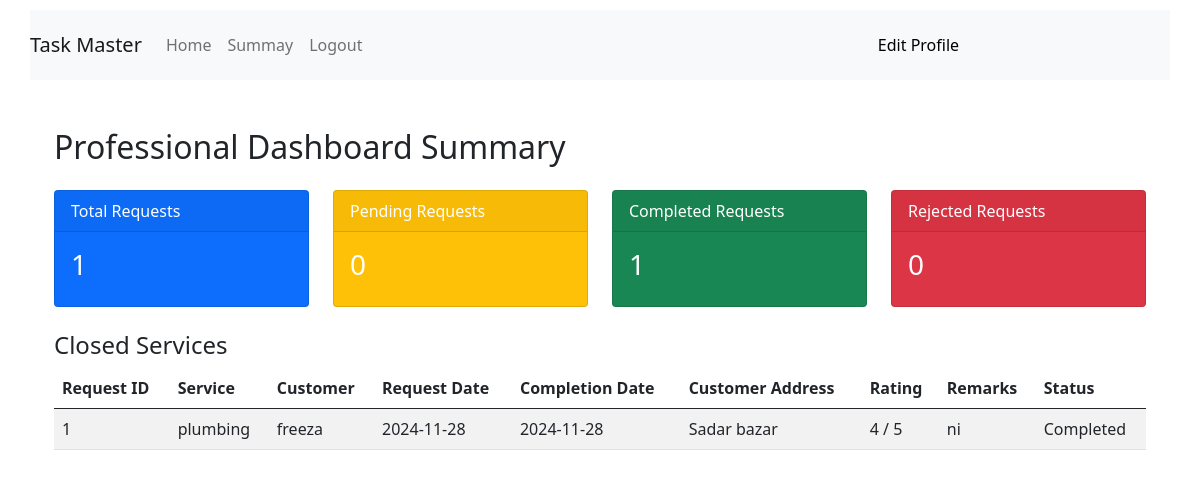
Page /professional_dashboard/professional_summary (signed in) on the committed database.
### backend/models.py (models this page shows)
class Service_request(db.Model):
    __tablename__="service_request"
    id=db.Column(db.Integer,primary_key=True)
    service_id=db.Column(db.Integer,db.ForeignKey("service.id"),nullable=False)
    costumer_id=db.Column(db.Integer,db.ForeignKey("costumer.id"),nullable=False)
    professional_id=db.Column(db.Integer,db.ForeignKey("professional.id"),nullable=False)
    date_of_request=db.Column(db.Date,nullable=False)
    preferred_date=db.Column(db.Date)
    date_of_completion=db.Column(db.Date)
    status=db.Column(db.String,nullable=False,default='Requested')
    remarks=db.Column(db.String)
    rating=db.Column(db.Integer)
    review=db.Column(db.String)

class Service(db.Model):
    __tablename__="service"
    id=db.Column(db.Integer,primary_key=True)
    name=db.Column(db.String,nullable=False)
    price=db.Column(db.String,nullable=False)
    time_required=db.Column(db.String,nullable=False)
    Description=db.Column(db.String)
    Service_request=db.relationship("Service_request",backref="service",lazy=True)

class Costumer(db.Model):
    __tablename__="costumer"
    id=db.Column(db.Integer,primary_key=True)
    email=db.Column(db.String,nullable=False,unique=True)
    full_name=db.Column(db.String,nullable=False)
    password=db.Column(db.String,nullable=False)
    pincode=db.Column(db.String,nullable=False)
    Address=db.Column(db.String)
    role=db.Column(db.Integer,nullable=False,default=1)
    is_blocked = db.Column(db.Boolean, default=False)
    Service_request=db.relationship("Service_request",backref="costumer",lazy=True)

### backend/controllers.py (the view)
@app.route('/professional_dashboard/professional_summary')
def professional_summary():
    service_requests = Service_request.query.filter_by(
        professional_id=session['professional_id']
    ).all()
    request_summary = {
        'total': Service_request.query.filter_by(professional_id=session['professional_id']).count(),
        'pending': Service_request.query.filter_by(professional_id=session['professional_id'], status='Accepted').count(),
        'completed': Service_request.query.filter_by(professional_id=session['professional_id'], status='Completed').count(),
        'rejected': Service_request.query.filter_by(professional_id=session['professional_id'], status='Rejected').count()
    }
    return render_template('/professional/professional_summary.html',service_requests=service_requests,request_summary=request_summary)

### templates/professional/professional_summary.html (shortened to what this page needs)
{% extends 'layout2.html' %}
{%block content%}
    <div class="container mt-5">
        <h2 class="mb-4">Professional Dashboard Summary</h2>
        <div class="row">
            <div class="col-md-3 mb-4">
                <div class="card text-white bg-primary">
                    <div class="card-header">Total Requests</div>
                    <div class="card-body">
                        <h3 class="card-title">{{ request_summary.total }}</h3>
                    </div>
                </div>
            </div>
            <div class="col-md-3 mb-4">
                <div class="card text-white bg-warning">
                    <div class="card-header">Pending Requests</div>
                    <div class="card-body">
                        <h3 class="card-title">{{ request_summary.pending }}</h3>
                    </div>
                </div>
            </div>
            <div class="col-md-3 mb-4">
                <div class="card text-white bg-success">
                    <div class="card-header">Completed Requests</div>
                    <div class="card-body">
                        <h3 class="card-title">{{ request_summary.completed }}</h3>
                    </div>
                </div>
            </div>
            <div class="col-md-3 mb-4">
                <div class="card text-white bg-danger">
                    <div class="card-header">Rejected Requests</div>
                    <div class="card-body">
                        <h3 class="card-title">{{ request_summary.rejected }}</h3>
                    </div>
                </div>
            </div>
        </div>
        <h4>Closed Services</h4>
        <table class="table table-striped">
            <thead>
                <tr>
                    <th>Request ID</th>
                    <th>Service</th>
                    <th>Customer</th>
                    <th>Request Date</th>
                    <th>Completion Date</th>
                    <th>Customer Address</th>
                    <th>Rating</th>
                    <th>Remarks</th>
                    <th>Status</th>
                </tr>
            </thead>
            <tbody>
                {% for request in service_requests %}
                    {% if request.status == 'Completed' or request.status == 'Rejected'  %}
                    <tr>
                        <td>{{ request.id }}</td>
                        <td>{{ request.service.name }}</td>
                        <td>{{ request.costumer.full_name }}</td>
                        <td>{{ request.date_of_request }}</td>
                        <td>{{ request.date_of_completion }}</td>
                        <td>{{ request.costumer.Address }}</td>
                        <td>
                            {% if request.rating %}
                                {{ request.rating }} / 5
                            {% else %}
                                Not rated
                            {% endif %}
                        </td>
                        <td>{{ request.remarks }}</td>
                            <td>{{request.status}}
                        </td>
                    </tr>
                    {% endif %}
                {% endfor %}
            </tbody>
        </table>
    </div>
{%endblock%}

### templates/layout2.html (style rules this page uses)
body { margin: 0; padding: 0; }

### rows in the picture
Service_request: id "1", service.name "plumbing", costumer.full_name "freeza", date_of_request "2024-11-28", date_of_completion "2024-11-28", costumer.Address "Sadar bazar", rating "4", remarks "ni", status "Completed"

### other values in the picture
{{ request_summary.total }} "1"
{{ request_summary.pending }} "0"
{{ request_summary.completed }} "1"
{{ request_summary.rejected }} "0"
